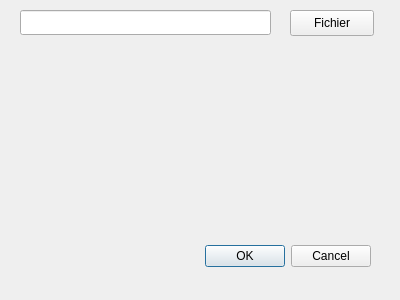
<?xml version="1.0" encoding="UTF-8"?>
<ui version="4.0">
 <class>Dialog2</class>
 <widget class="QDialog" name="Dialog2">
  <property name="geometry">
   <rect>
    <x>0</x>
    <y>0</y>
    <width>400</width>
    <height>300</height>
   </rect>
  </property>
  <property name="windowTitle">
   <string>Dialog</string>
  </property>
  <widget class="QDialogButtonBox" name="buttonBox">
   <property name="geometry">
    <rect>
     <x>30</x>
     <y>240</y>
     <width>341</width>
     <height>32</height>
    </rect>
   </property>
   <property name="orientation">
    <enum>Qt::Horizontal</enum>
   </property>
   <property name="standardButtons">
    <set>QDialogButtonBox::Cancel|QDialogButtonBox::Ok</set>
   </property>
  </widget>
  <widget class="QLineEdit" name="lineEdit">
   <property name="geometry">
    <rect>
     <x>20</x>
     <y>10</y>
     <width>251</width>
     <height>25</height>
    </rect>
   </property>
  </widget>
  <widget class="QPushButton" name="pushButton">
   <property name="geometry">
    <rect>
     <x>290</x>
     <y>10</y>
     <width>84</width>
     <height>26</height>
    </rect>
   </property>
   <property name="text">
    <string>Fichier</string>
   </property>
  </widget>
 </widget>
 <resources/>
 <connections>
  <connection>
   <sender>buttonBox</sender>
   <signal>accepted()</signal>
   <receiver>Dialog2</receiver>
   <slot>accept()</slot>
   <hints>
    <hint type="sourcelabel">
     <x>248</x>
     <y>254</y>
    </hint>
    <hint type="destinationlabel">
     <x>157</x>
     <y>274</y>
    </hint>
   </hints>
  </connection>
  <connection>
   <sender>buttonBox</sender>
   <signal>rejected()</signal>
   <receiver>Dialog2</receiver>
   <slot>reject()</slot>
   <hints>
    <hint type="sourcelabel">
     <x>316</x>
     <y>260</y>
    </hint>
    <hint type="destinationlabel">
     <x>286</x>
     <y>274</y>
    </hint>
   </hints>
  </connection>
 </connections>
</ui>
